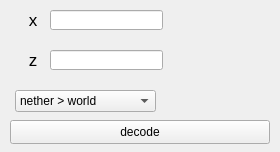
<?xml version="1.0" encoding="UTF-8"?>
<ui version="4.0">
 <class>MainWindow</class>
 <widget class="QMainWindow" name="MainWindow">
  <property name="geometry">
   <rect>
    <x>0</x>
    <y>0</y>
    <width>280</width>
    <height>152</height>
   </rect>
  </property>
  <property name="windowTitle">
   <string>MC coordinates decoder</string>
  </property>
  <widget class="QWidget" name="centralwidget">
   <widget class="QPushButton" name="decode">
    <property name="geometry">
     <rect>
      <x>10</x>
      <y>120</y>
      <width>260</width>
      <height>24</height>
     </rect>
    </property>
    <property name="text">
     <string>decode</string>
    </property>
   </widget>
   <widget class="QComboBox" name="comboBox">
    <property name="geometry">
     <rect>
      <x>15</x>
      <y>90</y>
      <width>141</width>
      <height>22</height>
     </rect>
    </property>
    <item>
     <property name="text">
      <string>nether &gt; world</string>
     </property>
    </item>
    <item>
     <property name="text">
      <string>world &gt; hether</string>
     </property>
    </item>
   </widget>
   <widget class="QLabel" name="x">
    <property name="geometry">
     <rect>
      <x>10</x>
      <y>13</y>
      <width>47</width>
      <height>13</height>
     </rect>
    </property>
    <property name="font">
     <font>
      <pointsize>13</pointsize>
     </font>
    </property>
    <property name="text">
     <string>    x</string>
    </property>
   </widget>
   <widget class="QLabel" name="z">
    <property name="geometry">
     <rect>
      <x>10</x>
      <y>53</y>
      <width>47</width>
      <height>13</height>
     </rect>
    </property>
    <property name="font">
     <font>
      <pointsize>13</pointsize>
     </font>
    </property>
    <property name="text">
     <string>    z</string>
    </property>
   </widget>
   <widget class="QLineEdit" name="linex">
    <property name="geometry">
     <rect>
      <x>50</x>
      <y>10</y>
      <width>113</width>
      <height>20</height>
     </rect>
    </property>
   </widget>
   <widget class="QLineEdit" name="linez">
    <property name="geometry">
     <rect>
      <x>50</x>
      <y>50</y>
      <width>113</width>
      <height>20</height>
     </rect>
    </property>
   </widget>
   <widget class="QLabel" name="resx">
    <property name="geometry">
     <rect>
      <x>180</x>
      <y>10</y>
      <width>47</width>
      <height>22</height>
     </rect>
    </property>
    <property name="text">
     <string/>
    </property>
   </widget>
   <widget class="QLabel" name="resz">
    <property name="geometry">
     <rect>
      <x>180</x>
      <y>50</y>
      <width>47</width>
      <height>22</height>
     </rect>
    </property>
    <property name="text">
     <string/>
    </property>
   </widget>
  </widget>
 </widget>
 <resources/>
 <connections/>
</ui>
